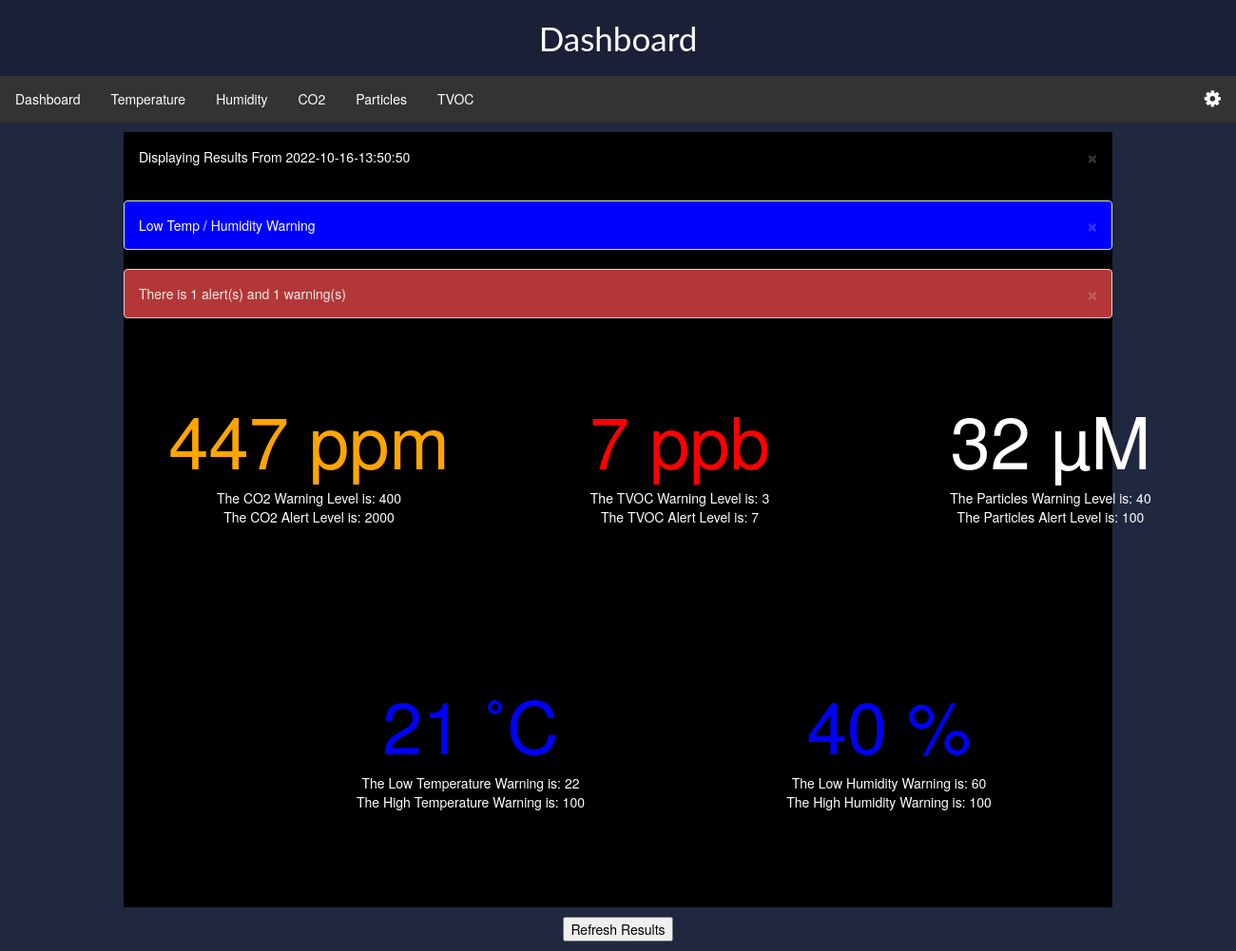
Before: /main_dashboard with the older database file.
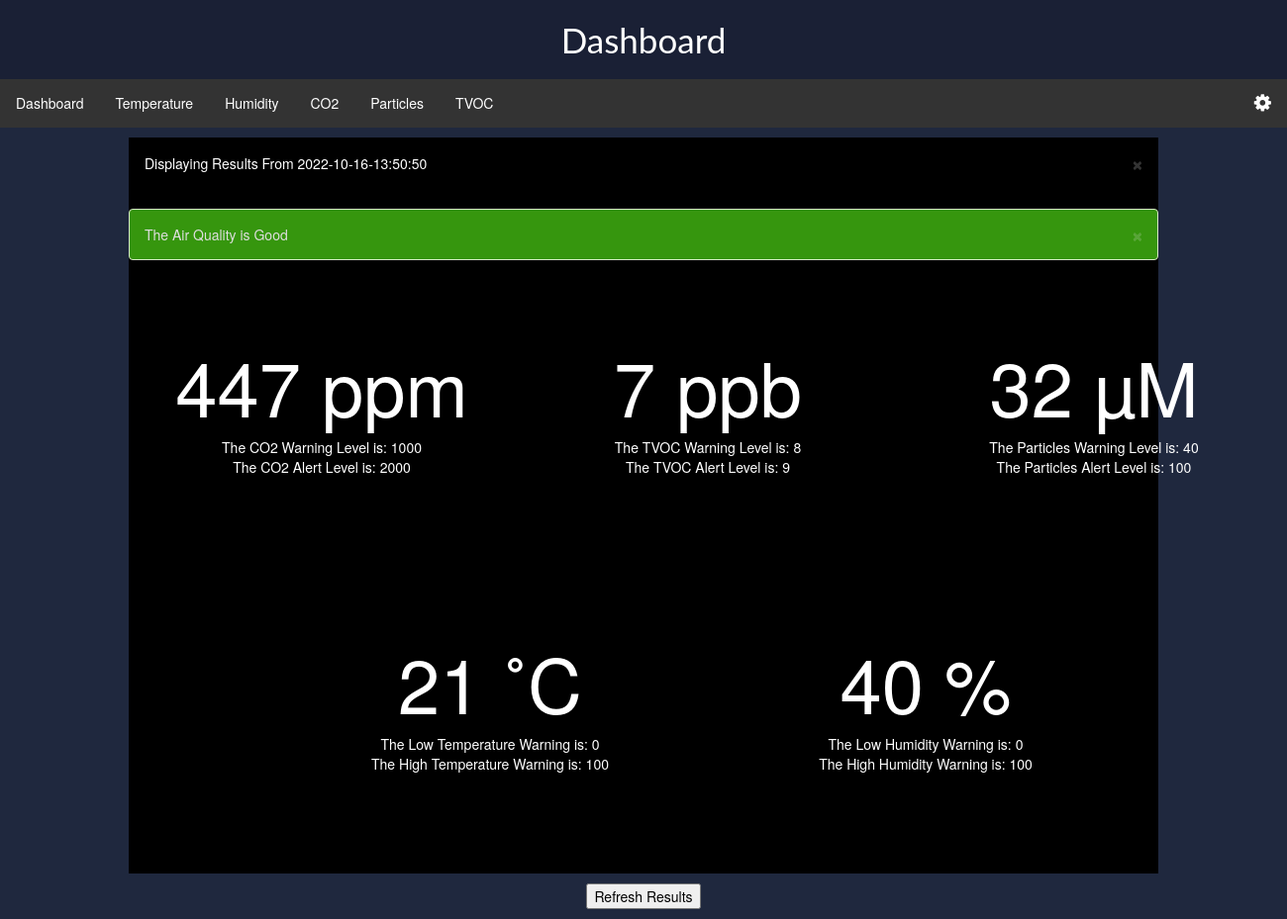
After: the same page with the newer database file.
### app/models.py (models this page shows, shortened)
class PaginatedAPIMixin(object):
    @staticmethod
    def to_collection_dict(query, page, per_page, endpoint, **kwargs):
        resources = query.paginate(page, per_page, False)
        data = {
            "items": [item.to_dict() for item in resources.items],
            "_meta": {
                "page": page,
                "per_page": per_page,
                "total_pages": resources.pages,
                "total_items": resources.total,
            },
            "_links": {
                "self": url_for(endpoint, page=page, per_page=per_page, **kwargs),
                "next": url_for(endpoint, page=page + 1, per_page=per_page, **kwargs)
                if resources.has_next
                else None,
                "prev": url_for(endpoint, page=page - 1, per_page=per_page, **kwargs)
                if resources.has_prev
                else None,
            },
        }
        return data

class AirQuality(PaginatedAPIMixin, db.Model):
    timestamp = db.Column(
        db.String(64),
        index=True,
        default=str(datetime.now()).replace(" ", "-"),
        nullable=False,
        primary_key=True,
    )
    js_timestamp = db.Column(
        db.Integer,
        default=time.mktime(datetime.now().timetuple()) * 1000,
    )
    temp = db.Column(db.Integer)
    humidity = db.Column(db.Integer)
    particles = db.Column(db.Integer)
    eco2 = db.Column(db.Integer)
    tvoc = db.Column(db.Integer)
    def to_dict(self):
        data = {
            "timestamp": self.timestamp,
            "js_timestamp": self.js_timestamp,
            "temp": self.temp,
            "humidity": self.humidity,
            "particles": self.particles,
            "eco2": self.eco2,
            "tvoc": self.tvoc,
        }
        return data

class Settings(db.Model):
    id = db.Column(db.Integer, primary_key=True)
    temperature_lower_bound = db.Column(
        db.Integer,
        default=0)
    temperature_upper_bound = db.Column(
        db.Integer,
        default=100)
    humidity_lower_bound = db.Column(
        db.Integer,
        default=0)
    humidity_upper_bound = db.Column(
        db.Integer,
        default=100)
    co2_lower_bound = db.Column(
        db.Integer,
        default=1000)
    co2_upper_bound = db.Column(
        db.Integer,
        default=2000)
    particles_lower_bound = db.Column(
        db.Integer,
        default=50)
    particles_upper_bound = db.Column(
        db.Integer,
        default=100)
    tvoc_lower_bound = db.Column(
        db.Integer,
        default=3)
    tvoc_upper_bound = db.Column(
        db.Integer,
        default=5)

### app/routes.py (the view, shortened to what this page needs)
@app.route("/")
@app.route("/main_dashboard")
def main_dashboard():
    settings = Settings.query.filter_by(id=0).first()
    airqualityList = AirQuality.query.all()[-1]
    check = list(airqualityList.to_dict().values())[2:] == [0,0,0,0,0]
    if(check):
        airqualityList = AirQuality.query.all()[-2]
    flash('Displaying Results From {date}'.format(date=list(airqualityList.to_dict().values())[0].split(".")[0]))
    timestamp = airqualityList.timestamp
    if(not timestamp):
        timestamp=0
    temp = airqualityList.temp
    if(not temp):
        temp=0
    humidity = airqualityList.humidity
    if(not humidity):
        humidity=0
    particles = airqualityList.particles
    if(not particles):
        particles=0
    eco2 = airqualityList.eco2
    if(not eco2):
        eco2=0
    tvoc = airqualityList.tvoc
    if(not tvoc):
        tvoc=0
    alert_count = 0
    warning_count = 0
    low_count = 0
    if (temp >= settings.temperature_upper_bound):
        warning_count+=1
    if (temp <= settings.temperature_lower_bound):
        low_count+=1
    if (humidity >= settings.humidity_upper_bound):
        warning_count+=1
    if (humidity <= settings.humidity_lower_bound):
        low_count+=1
    if (particles >= settings.particles_upper_bound):
        alert_count+=1
    elif(particles >= settings.particles_lower_bound):
        warning_count+=1
    if (eco2 >= settings.co2_upper_bound):
        alert_count+=1
    elif(eco2 >= settings.co2_lower_bound):
        warning_count+=1
    if (tvoc >= settings.tvoc_upper_bound):
        alert_count+=1
    elif(tvoc >= settings.tvoc_lower_bound):
        warning_count+=1
    if(low_count != 0):
        flash("Low Temp / Humidity Warning", 'low')
    if(warning_count == 0 and alert_count == 0 and low_count == 0):
        flash("The Air Quality is Good", 'success')
    elif(warning_count != 0 and alert_count != 0):
        flash("There is {alerts} alert(s) and {warnings} warning(s)".format(alerts=alert_count, warnings=warning_count), 'danger')
    elif(alert_count == 0):
        flash("There is {warnings} warning(s)".format(warnings=warning_count), 'warning')
    else:
        flash("There is {alerts} alert(s)".format(alerts=alert_count),'danger')
    return render_template('main_dashboard.html',
    timestamp=timestamp,temp = temp, humidity = humidity,
    particles = particles, eco2 = eco2, tvoc = tvoc,
    settings_data = settings)

### app/templates/main_dashboard.html (shortened to what this page needs)
{% extends "base.html" %}
{% block javascriptsLink %}
<link rel="stylesheet" href="https://cdnjs.cloudflare.com/ajax/libs/font-awesome/4.7.0/css/font-awesome.min.css">
<link rel="stylesheet" href="https://maxcdn.bootstrapcdn.com/bootstrap/3.4.1/css/bootstrap.min.css">
{% endblock javascriptsLink %}
{% block heading %}Dashboard{% endblock %}
{% block content %}
    <div class="centered">
      {% with messages = get_flashed_messages(with_categories=true) %}
        {% if messages %}
          {% for category, message in messages %}
          <div class = "alert alert-{{category}} alert-dismissible">
            <span>
              {{message}}
            </span>
            <button type ="button" class="close" data-dismiss="alert" aria-label ="Close">
              <span aria-hidden = "true"> &times;</span>
            </button>
          </div>
          {% endfor %}
        {% endif %}
      {% endwith %}
      <div class ="container">
        <div class="row row-tiles">
          <div class="column-4 project-1 col-md-6">
            <h2 class="project-text co2" value={{eco2}} >{{eco2}} ppm</h2>
            <div class="settings low_co2_settings">The CO2 Warning Level is: {{settings_data.co2_lower_bound}}</div>
            <div class="settings high_co2_settings">The CO2 Alert Level is: {{settings_data.co2_upper_bound}}</div>
          </div>
          <div class="column-4 project-1 col-md-6">
            <h2 class="project-text tvoc">{{tvoc}} ppb</h2>
            <div class="settings low_tvoc_settings">The TVOC Warning Level is: {{settings_data.tvoc_lower_bound}}</div>
            <div class="settings high_tvoc_settings">The TVOC Alert Level is: {{settings_data.tvoc_upper_bound}}</div>
          </div>
          <div class="column-4 project-1 col-md-6">
              <h2 class="project-text particles">{{particles}} µM</h2>
              <div class="settings low_particles_settings">The Particles Warning Level is: {{settings_data.particles_lower_bound}}</div>
              <div class="settings high_particles_settings">The Particles Alert Level is: {{settings_data.particles_upper_bound}}</div>
          </div>
        </div>
        <div class="row row-tiles">
          <div class="column-5 project-1 col-md-4">
            <h2 id="temperature" class="project-text parm temp">{{temp}} ˚C</h2>
            <div class="settings low_temp_settings">The Low Temperature Warning is: {{settings_data.temperature_lower_bound}}</div>
            <div class="settings high_temp_settings">The High Temperature Warning is: {{settings_data.temperature_upper_bound}}</div>
          </div>
          <div class="column-5 project-1 col-md-4">
              <h2 class="project-text humidity">{{humidity}} %</h2>
              <div class="settings low_humidity_settings">The Low Humidity Warning is: {{settings_data.humidity_lower_bound}}</div>
              <div class="settings high_humidity_settings">The High Humidity Warning is: {{settings_data.humidity_upper_bound}}</div>
          </div>
        </div>
      </div>
    </div>
    <div class="refresh">
      <button class="refresh" onClick="window.location.reload();">Refresh Results</button>
      </div>
  {% endblock %}

### app/templates/base.html (shortened to what this page needs)
<!DOCTYPE html>
<html>
  <head>
    <link rel="stylesheet" href="{{url_for('static', filename='styles/css/main_dashboard.css')}}">
    {% block javascriptsLink %}{% endblock javascriptsLink %}
  </head>
  <body>
    <div class='heading'>{% block heading %}{% endblock %}</div>
    <div style="position: sticky; top: 0; z-index: 4;">
        <ul>
            <li><a href="/main_dashboard">Dashboard</a></li>
            <li><a href="/main_temperature">Temperature</a></li>
            <li><a href="/main_humidity">Humidity</a></li>
            <li><a href="/main_co2">CO2</a></li>
            <li><a href="/main_particles">Particles</a></li>
            <li><a href="/main_dust">TVOC</a></li>
            <li style="float: right;"><a href="/main_settings"><i class="fa fa-gear" style="font-size:20px;"></i></a></li>
          </ul>
    </div>
    {% block content %}{% endblock %}
  </body>
  </html>

### app/static/styles/css/main_dashboard.css (style rules this page uses)
body { background-color: rgb(31, 40, 62) !important; color: white !important; margin: 0; font-family: Lato,sans-serif; font-size: 1rem; line-height: 1.5; overflow-x: hidden; }
.heading { text-align: center; padding: 15px; font-size: 35px; font-family: Lato,sans-serif; background-color: rgb(26, 32, 53); }
ul { list-style-type: none; margin: 0; padding: 0; overflow: hidden; background-color: #333 !important; }
li { float: left; }
li a { display: block; color: rgb(255, 255, 255) !important; text-align: center !important; padding: 14px 16px !important; text-decoration: none !important; }
.column-4 { float: left; width: 30%; padding: 20px; margin: 25px; height: 250px; }
.column-5 { align-items: center; justify-content: center; text-align: center; width: 25%; padding: 20px; margin: 25px; height: 250px; }
.project-text { font-size: 76px; text-align: center; color: #ffffff; }
.centered { background: black; margin: 0 auto; width: 80%; }
.alert-success { color: #dedede !important; background-color: #36960e !important; border-color: #d6e9c6 !important; }
.row-tiles { align-items: center; justify-content: center; display : flex; }
.refresh { display: flex; justify-content: center; }
button.refresh { color: black; margin: 10px border-radius: 15px; margin: 10px; }
.settings { display: flex; justify-content: center; align-items: center; text-align: center; }

Changed rows visible on the page:
changed Settings: co2_lower_bound "400" → "1000"; tvoc_lower_bound "3" → "8"; tvoc_upper_bound "7" → "9"; temperature_lower_bound "22" → "0"; humidity_lower_bound "60" → "0"
Other visible differences:
new list line: "The Air Quality is Good ×"
list line gone: "Low Temp / Humidity Warning ×"
list line gone: "There is 1 alert(s) and 1 warning(s) ×"
